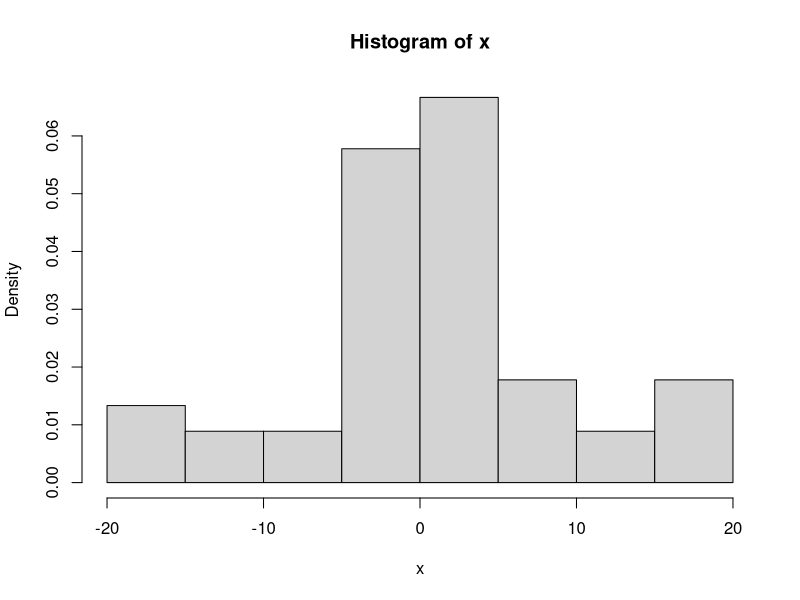
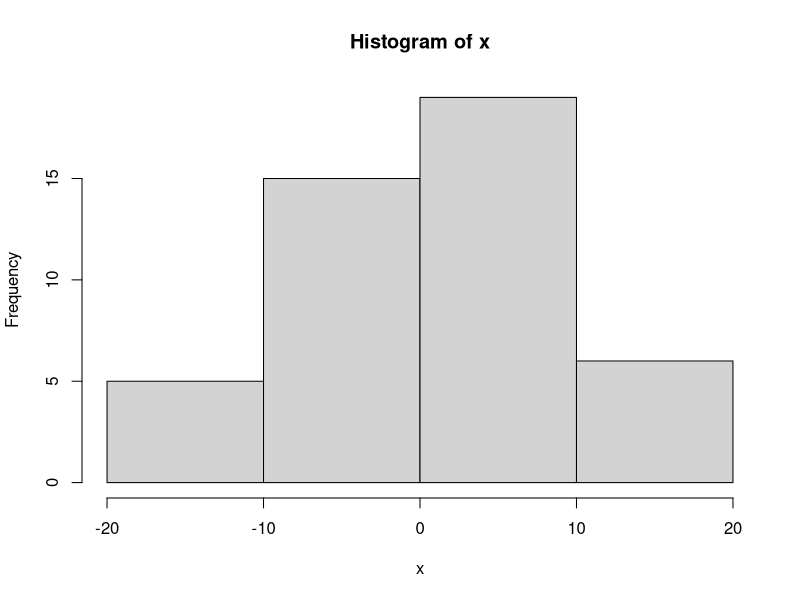
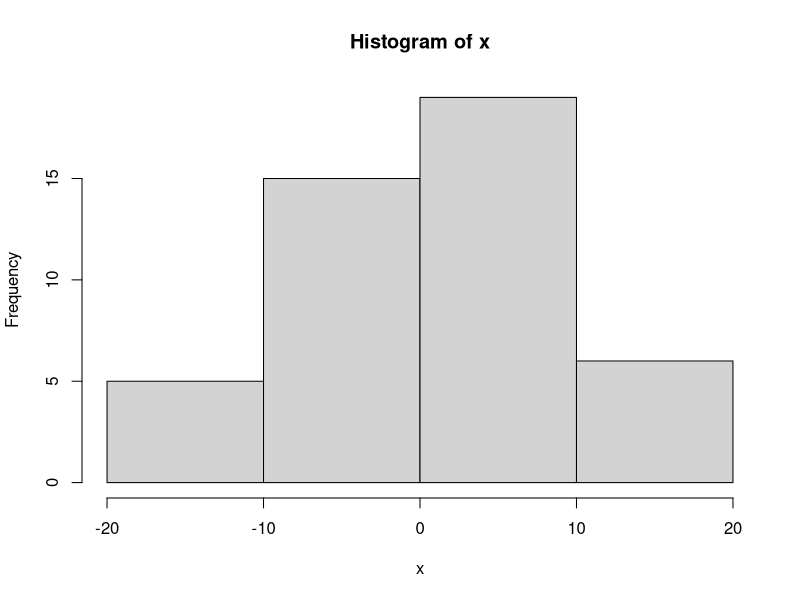
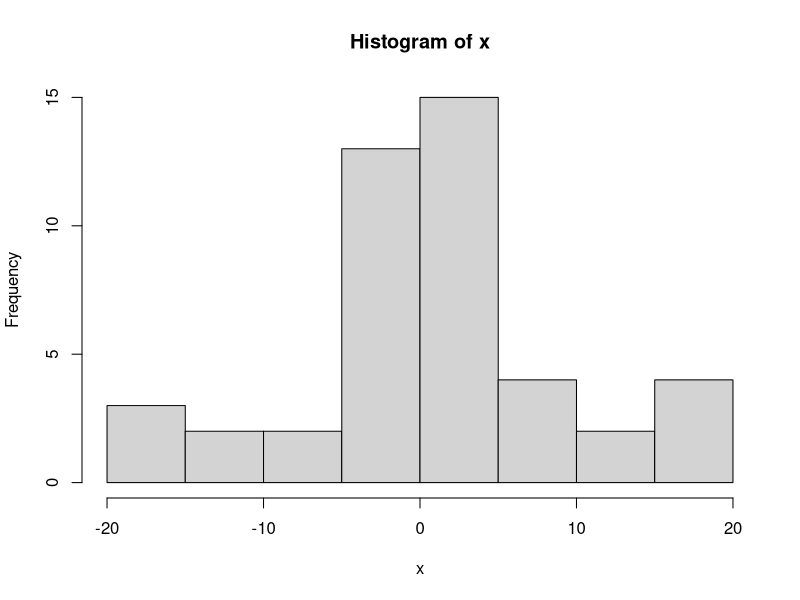
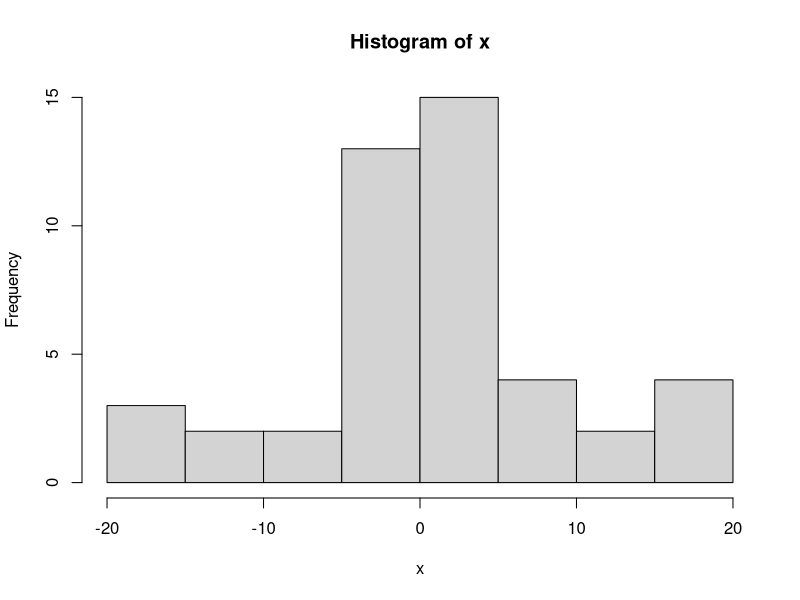

These charts were generated, in order, by the following R code:
x <- c(-0.16, -0.19, 1.52, -1.4, -0.5, -4.84, 15.9, 4.05, 19.27, -0.57, -2.74, -15.29, 2.06,5.2, -0.88, 3.54, 18.45, -15.66, -0.28, 4.41, 2.31, 4.83, 17.88, -17.91, 2.5, 4.15,4.49, -0.93, 8.49, 1.31, 2.98, 11.3, -10.48, -1.53, -4.71, 6.54, -13.43, -2.1, 5.21,4.21, 12.26, 0.46, -7.4, -9.33, 4.82)
n <- length(x)
sd(x)
set.seed(13)

#Proporcion no parametrica
p <-sum(x>200)/n
set.seed(1167)
proporcion=c()
proporcion<-replicate(1000,{
  XBOOT=sample(x,n,replace=TRUE)
  p <-sum(XBOOT>200)/n
})
proporcion
mean(proporcion)
# Error estandar
errorq12 <- sqrt(var(proporcion))
errorq12


#
# Curtosis muestral
curtosis=c()
curtOriginal = sum(((x-mean(x))/sd(x))^4)
curtOriginal
curtosis<-replicate(1000,{
  XBOOT=sample(x,n,replace=TRUE)
  sum(((XBOOT-mean(XBOOT))/sd(XBOOT))^4)
})
curtosis
mean(curtosis)
# Error estandar
errorq12 <- sqrt(var(curtosis))
errorq12

# Asimetria muestral
asimetria=c()
asimOriginal = sum((x-mean(x))^3/sd(x))*(1/n)
asimetria<-replicate(1000,{
  XBOOT=sample(x,n,replace=TRUE)
  sum((XBOOT-mean(XBOOT))^3/sd(XBOOT))*(1/n)
})
asimetria
mean(asimetria)
errorq12 <- sd(asimetria)
errorq12


# Cuantil no parametrico
cuantil=c()
qOriginal = quantile(x, 0.9, type=1)
f<-replicate(1000,{
  XBOOT=sample(x,n,replace=TRUE)
  quantile(XBOOT, 0.9, type=1)
})
f
errorq12 <- sqrt(var(f))
errorq12


# Contraste chi-cuadrado
x <- c(-0.16, -0.19, 1.52, -1.4, -0.5, -4.84, 15.9, 4.05, 19.27, -0.57, -2.74, -15.29, 2.06,5.2, 
       -0.88, 3.54, 18.45, -15.66, -0.28, 4.41, 2.31, 4.83, 17.88, -17.91, 2.5, 4.15,4.49, -0.93, 8.49, 1.31, 2.98, 11.3, -10.48,
       -1.53, -4.71, 6.54, -13.43, -2.1, 5.21,4.21, 12.26, 0.46, -7.4, -9.33, 4.82)

mean(x)
sd(x)
length(x)

hist(x, freq=FALSE)

hist(x, breaks=5)$counts

fa <- c(hist(x, breaks=5)$counts)

nk <- length(fa)

li<-hist(x)$breaks[1:nk]
ls<-c(hist(x)$breaks[2:nk],NA)

table<-cbind.data.frame(li,ls,fa)
table
